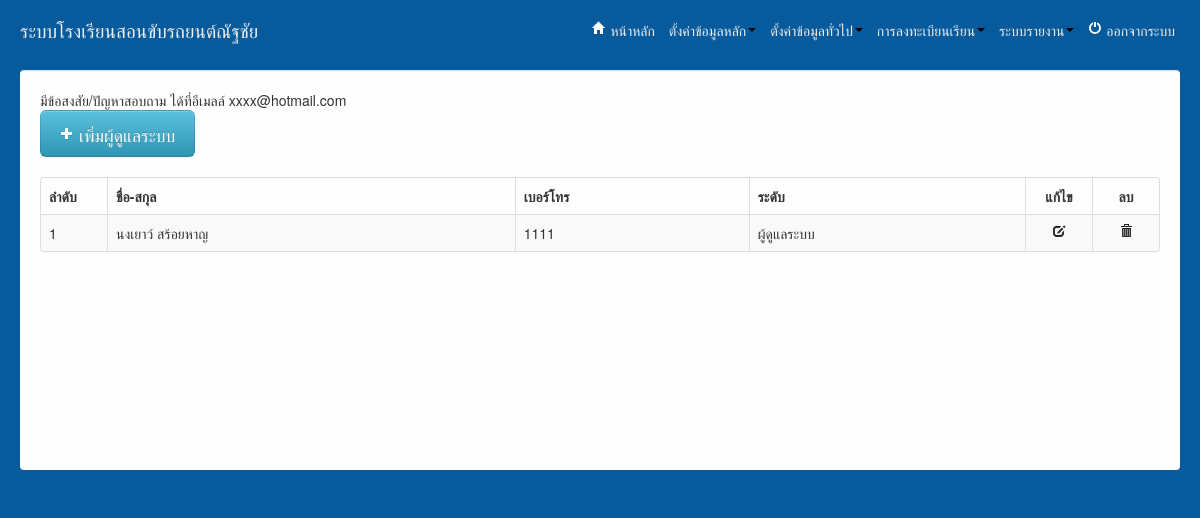
/admin/index.php?url=index_admin.php (signed in), run on the app's committed database.
### tables this page shows
CREATE TABLE IF NOT EXISTS `tbuser` (
  `id` int(5) NOT NULL AUTO_INCREMENT,
  `username` varchar(20) NOT NULL,
  `password` varchar(20) NOT NULL,
  `fname` varchar(50) NOT NULL,
  `lname` varchar(50) NOT NULL,
  `email` varchar(50) NOT NULL,
  `gender` varchar(50) NOT NULL,
  `tel` varchar(13) NOT NULL,
  `type` varchar(20) NOT NULL,
  `m_status` varchar(5) NOT NULL,
  PRIMARY KEY (`id`)
);

### db/function.php (called while the page is built, shortened)
<?php
function get_level($data = null) {
    $array = array(
        'admin' => 'ผู้ดูแลระบบ',
        'user' => 'ผู้เรียน',
        'teacher' => 'อาจารย์ฝึกหัด',
        'manager' => 'ผู้จัดการ'
    );
    if (empty($data))
        return '-';
    else
        return $array[$data];
}
?>

### admin/index_admin.php (the view, shortened to what this page needs)
<?php
$rs = mysql_query('SELECT * FROM tbuser WHERE type = "admin"');
?>
<a href="index.php?url=form_user.php" class="btn btn-large btn-info"><i class="icon icon-plus icon-white"></i> เพิ่มผู้ดูแลระบบ</a>
<br><br>
<table class="table table-bordered table-striped table-hover">
	<thead>
		<tr>
                         <th width="50px">ลำดับ</th>
			<th>ชื่อ-สกุล</th>
			<th>เบอร์โทร</th>
			<th>ระดับ</th>
			<th class="text-center" width="50px">แก้ไข</th>
			<th class="text-center" width="50px">ลบ</th>
		</tr>
	</thead>
	<tbody>
		<?php $i = 1;  while($val = mysql_fetch_assoc($rs)): ?>
		<tr>
                         <td><?php echo $i++;?></td>
			<td><?php echo $val['fname'].' '.$val['lname']; ?></td>
			<td><?php echo $val['tel']; ?></td>
			<td><?php echo get_level($val['type']); ?></td>
			<td class="text-center"><a href="index.php?url=form_user.php&id=<?php echo $val['id']; ?>"><i class="icon icon-edit"></i></a></td>
			<td class="text-center"><a href="delete_user.php?id=<?php echo $val['id']; ?>" onclick="return confirm('ยืนยันการลบ ?');"><i class="icon icon-trash"></i></a></td>
		</tr>
		<?php endwhile; ?>
	</tbody>
</table>

### admin/css/mycss.css (style rules this page uses)
* { margin: 0; padding: 0; }

### admin/index.php (style rules this page uses)
table tr .text-center { text-align:center; vertical-align: middle; }

### data on the page
tbuser: fname "นงเยาว์", lname "สร้อยหาญ", tel "1111", type "ผู้ดูแลระบบ"
